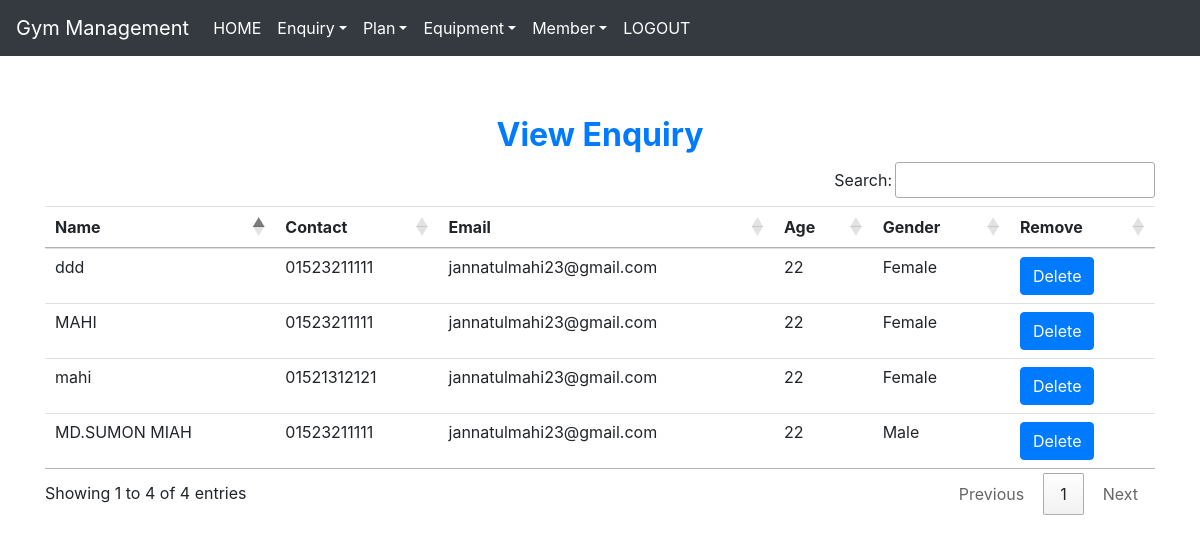
/view_enquiry/ (signed in), run on the app's committed database.
### gym/models.py (models this page shows, shortened)
class Enquiry(models.Model):
    name = models.CharField(max_length=30)
    contact = models.CharField(max_length=20)
    emailid = models.CharField(max_length=30)
    age = models.CharField(max_length=20)
    gender= models.CharField(max_length=20)

### gym/views.py (the view)
# urls.py: path('view_enquiry/', View_Enquiry, name='view_enquiry'),
def View_Enquiry(request):
    if not request.user.is_staff:
        return redirect('login')
    enq=Enquiry.objects.all()
    d={'enq': enq}
    return render(request,'view_enquiry.html',d)

### gym/templates/view_enquiry.html
{% extends 'navigationvar.html'%}
{% block body%}
<div class="container" style="margin-top:60px">
    <h2 class="text-center text-primary font-weight-bold">View Enquiry</h2>
<table id="example" CLASS="table table-hover">
    <thead>
    <tr>
        <th>Name</th>
        <th>Contact</th>
        <th>Email</th>
        <th>Age</th>
        <th>Gender</th>
        <th>Remove</th>
    </tr>
    </thead>
    <tbody>
    {% for i in enq %}
    <tr>
        <td>{{i.name}}</td>
        <td>{{i.contact}}</td>
        <td>{{i.emailid}}</td>
        <td>{{i.age}}</td>
         <td>{{i.gender}}</td>
         <td><a class="btn btn-primary" href="{% url 'delete_enquiry' i.id %}" onclick="return confirm('Are you Delete this record ?')" >Delete</a></td>
    </tr>
    {% endfor %}
    </tbody>
</table>
</div>
{% endblock %}

### gym/templates/navigationvar.html (shortened to what this page needs)
{% load static%}
<head>
  <link rel="stylesheet" href="https://maxcdn.bootstrapcdn.com/bootstrap/4.5.0/css/bootstrap.min.css">
    <link rel="stylesheet" href="{% static 'css/mystyle.css'%}">
    <link rel="stylesheet" href="https://cdn.datatables.net/1.10.21/css/jquery.dataTables.min.css">
    <link rel="stylesheet" href="https://cdn.datatables.net/buttons/1.6.2/css/buttons.dataTables.min.css">
</head>
<nav class="navbar navbar-expand-md bg-dark navbar-dark">
<a class="navbar-brand" href="">Gym Management</a>
    <div class="collapse navbar-collapse" id="abc">
        <ul class="navbar-nav">
             {% if  request.user.is_staff %}
         <li class="nav-item"><a class="nav-link" href="{% url 'home'%}">HOME</a></li>
             <li class="nav-item dropdown">
                 <a class="nav-link dropdown-toggle" data-toggle="dropdown"  href="#">Enquiry</a>
             </li>
             <li class="nav-item dropdown">
                 <a class="nav-link dropdown-toggle" data-toggle="dropdown"  href="#">Plan</a>
             </li>
             <li class="nav-item dropdown">
                 <a class="nav-link dropdown-toggle" data-toggle="dropdown"  href="#">Equipment</a>
             </li>
             <li class="nav-item dropdown">
                 <a class="nav-link dropdown-toggle" data-toggle="dropdown"  href="#">Member</a>
             </li>
             <li class="nav-item"><a class="nav-link" href="{% url 'logout'%}">LOGOUT</a></li>
            {% endif %}
        </ul>
    </div>
</nav>
{% block body%}
{% endblock %}

### gym/static/css/mystyle.css (style rules this page uses)
.nav-link { color:white !important; }

### data on the page
Enquiry: name "MAHI", contact "01523211111", emailid "jannatulmahi23@gmail.com", age "22", gender "Female"
Enquiry: name "ddd", contact "01523211111", emailid "jannatulmahi23@gmail.com", age "22", gender "Female"
Enquiry: name "MD.SUMON MIAH", contact "01523211111", emailid "jannatulmahi23@gmail.com", age "22", gender "Male"
Enquiry: name "mahi", contact "01521312121", emailid "jannatulmahi23@gmail.com", age "22", gender "Female"
